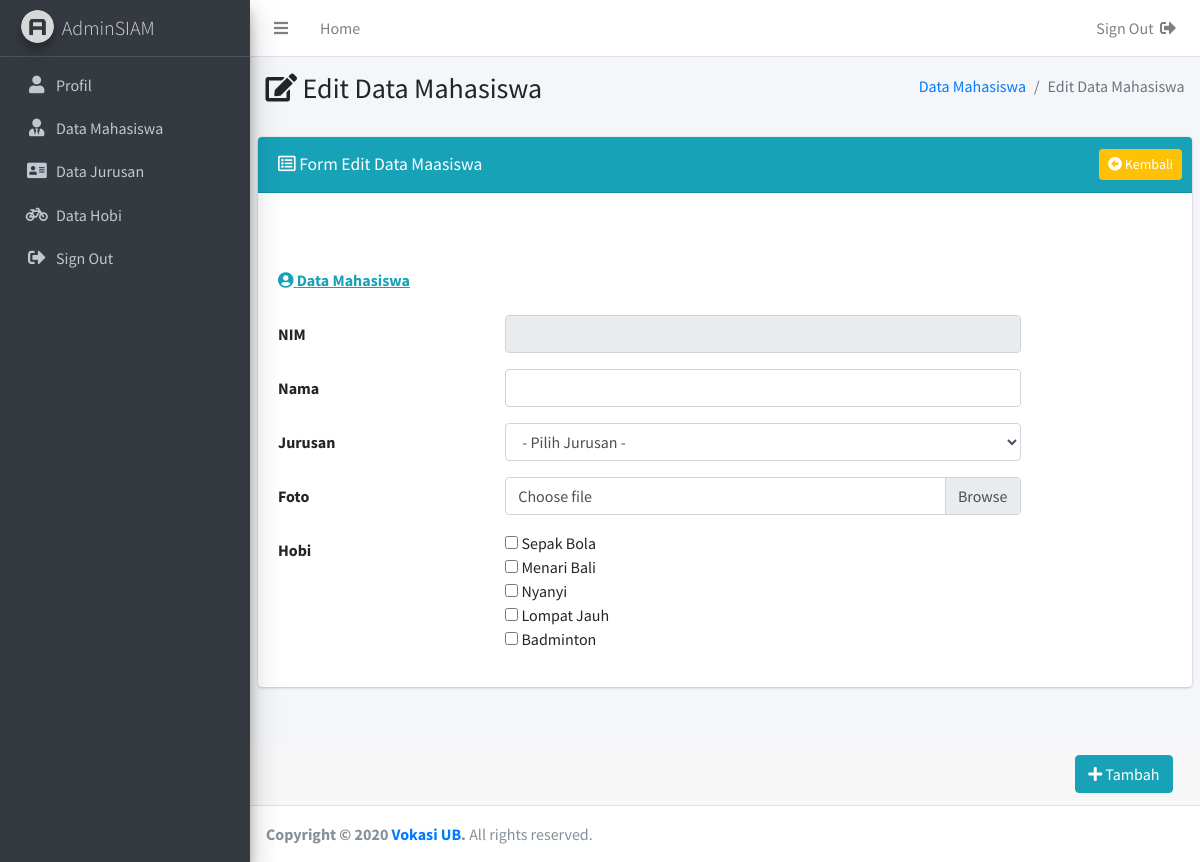
The page /admin/edit_mahasiswa.php on the database its author committed.
### tables this page shows
CREATE TABLE `hobi` (
  `kode_hobi` int(11) NOT NULL,
  `hobi` varchar(50) NOT NULL
);

### admin/edit_mahasiswa.php (the view, shortened to what this page needs)
<?php
include('../koneksi/koneksi.php');
?>
<!DOCTYPE html>
<html>
<head>
<?php include("includes/head.php") ?>
</head>
<body class="hold-transition sidebar-mini layout-fixed">
<div class="wrapper">
<?php include("includes/header.php") ?>
  <?php include("includes/sidebar.php") ?>
  <div class="content-wrapper">
    <section class="content-header">
      <div class="container-fluid">
        <div class="row mb-2">
          <div class="col-sm-6">
            <h3><i class="fas fa-edit"></i> Edit Data Mahasiswa</h3>
          </div>
          <div class="col-sm-6">
            <ol class="breadcrumb float-sm-right">
              <li class="breadcrumb-item"><a href="mahasiswa.php">Data Mahasiswa</a></li>
              <li class="breadcrumb-item active">Edit Data Mahasiswa</li>
            </ol>
          </div>
        </div>
      </div>
    </section>
    <section class="content">
    <div class="card card-info">
      <div class="card-header">
        <h3 class="card-title"style="margin-top:5px;"><i class="far fa-list-alt"></i> Form Edit Data Maasiswa</h3>
        <div class="card-tools">
          <a href="mahasiswa.php" class="btn btn-sm btn-warning float-right"><i class="fas fa-arrow-alt-circle-left"></i> Kembali</a>
        </div>
      </div>
      <form class="form-horizontal" method="post"
enctype="multipart/form-data" action="konfirmasi_edit_mahasiswa.php">
<div class="card-body">
   <div class="form-group row">
     <label for="foto" class="col-sm-12 col-form-label">
     <span class="text-info"><i class="fas fa-user-circle"></i><u>
     Data Mahasiswa</u></span></label>
   </div>
   <div class="form-group row">
    <label for="nim" class="col-sm-3 col-form-label">NIM</label>
    <div class="col-sm-7">
    <input type="text" class="form-control" name="nim"
    id="nim" value="<?php echo $nim;?>" readonly="readonly">
    </div>
  </div>
  <div class="form-group row">
    <label for="nama" class="col-sm-3 col-form-label">Nama</label>
    <div class="col-sm-7">
    <input type="text" class="form-control" name="nama"
      id="nama" value="<?php echo $nama;?>">
      </div>
   </div>
   <div class="form-group row">
     <label for="jurusan"
     class="col-sm-3 col-form-label">Jurusan</label>
     <div class="col-sm-7">
     <select class="form-control" id="jurusan" name="jurusan">
     <option value="0">- Pilih Jurusan -</option>
     </select>
     </div>
   </div>
   <div class="form-group row">
      <label for="foto" class="col-sm-3 col-form-label">Foto </label>
      <div class="col-sm-7">
      <div class="custom-file">
      <label class="custom-file-label" for="customFile">
      Choose file</label>
      </div>
      </div>
    </div>
    <div class="form-group row">
       <label for="hobi" class="col-sm-3 col-form-label">Hobi</label>
       <div class="col-sm-7">
       <?php
       $sql_h = "select `kode_hobi`, `hobi` from `hobi`
       order by `kode_hobi`";
       $query_h = mysqli_query($koneksi,$sql_h);
       while($data_h = mysqli_fetch_row($query_h)){
       $kode_hobi = $data_h[0];
       $hobi = $data_h[1];
     ?>
     <input type="checkbox"  name="hobi[]"
     value="<?php echo $kode_hobi; ?>"
     <?php if(in_array($kode_hobi, $array_hobi)){?>checked="checked"
     <?php }?>/>
     <?php echo $hobi; ?></br>
     <?php }?>
     </div>
     </div>
     </div>
   </div>
</div>
<div class="card-footer">
   <div class="col-sm-12">
   <button type="submit" class="btn btn-info float-right">
   <i class="fas fa-plus"></i> Tambah</button>
   </div>
</div>
    </div>
  </div>
  <?php include("includes/footer.php") ?>
</body>
</html>

### rows shown on the page
hobi: hobi "Sepak Bola"
hobi: hobi "Menari Bali"
hobi: hobi "Nyanyi"
hobi: hobi "Lompat Jauh"
hobi: hobi "Badminton"
